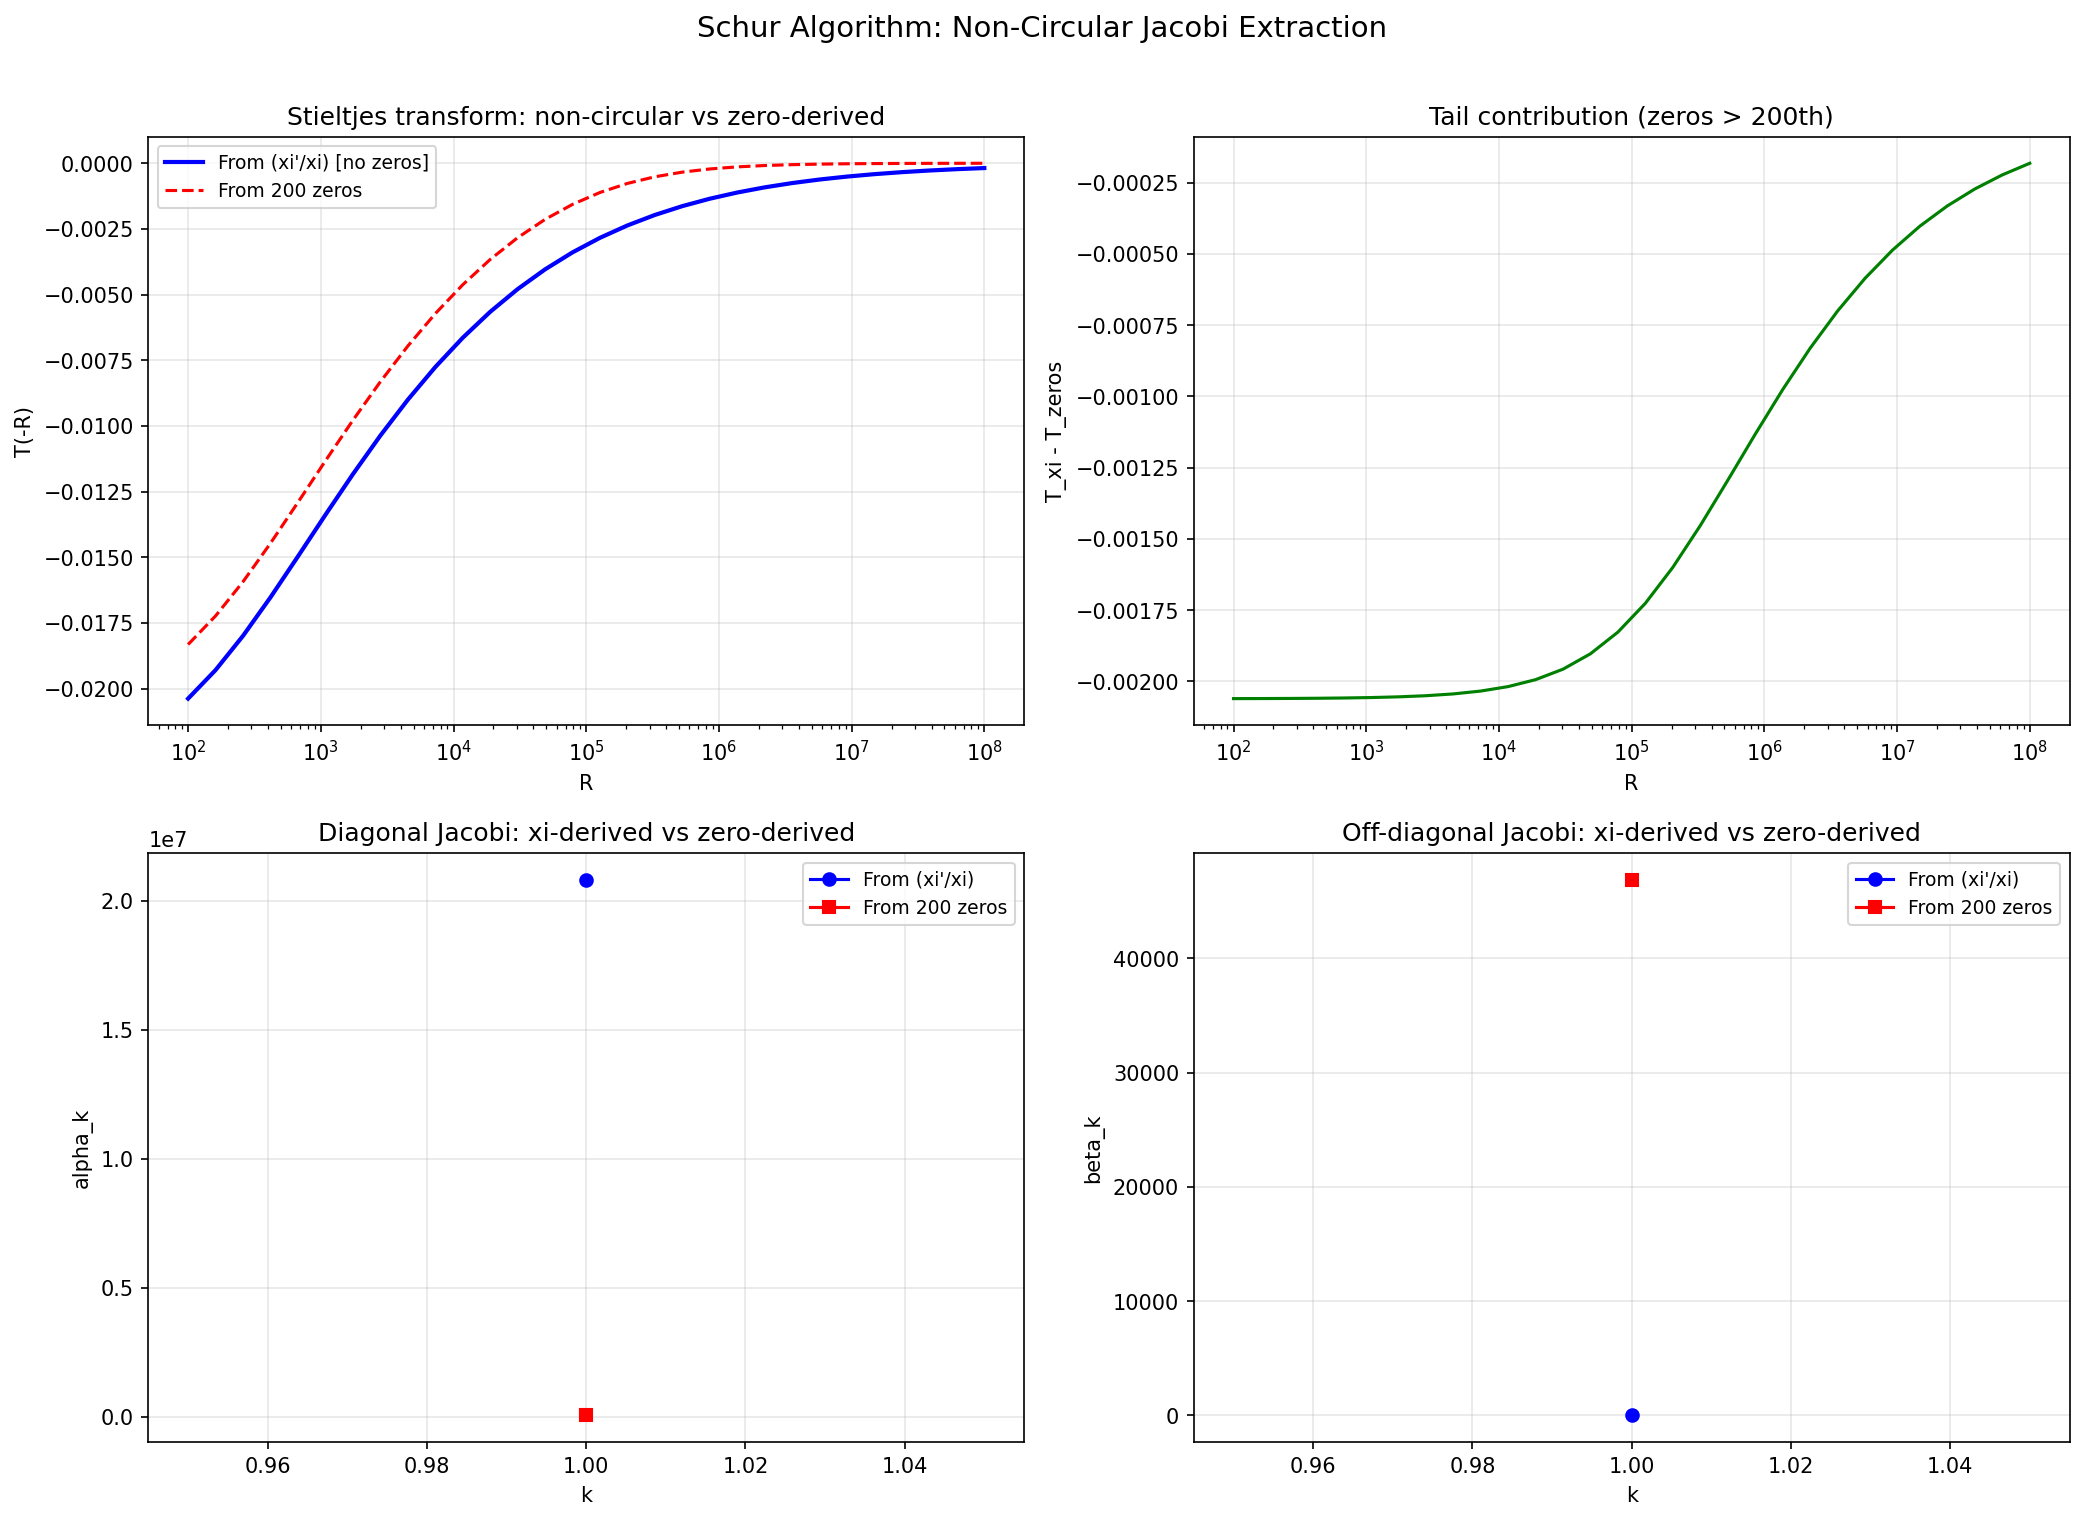

This chart was generated by the following Python code:
"""Schur algorithm: extract Jacobi parameters from (xi'/xi).

NON-CIRCULAR pipeline:
  mpmath.zeta (definition, no zeros) -> (xi'/xi)(s) -> T(w) -> Schur -> {alpha_k, beta_k}

T(w) = Stieltjes transform of the squared-zero measure:
  T(w) = sum_n 1/(w - gamma_n^2)

At w = -R (negative real axis, R > 0):
  T(-R) = 1/(2*sqrt(R)) * (xi'/xi)(1/2 - sqrt(R))

The Schur algorithm extracts the J-fraction coefficients:
  T(w) = N / (w - alpha_1 - beta_1^2 / (w - alpha_2 - beta_2^2 / ...))

where N = total number of zeros (infinite, but we work with the partial fraction).

For the NORMALIZED measure (divide by N):
  T_norm(w) = 1 / (w - alpha_1 - beta_1^2 / (w - alpha_2 - ...))
"""

import numpy as np
import mpmath
import matplotlib
matplotlib.use('Agg')
import matplotlib.pyplot as plt
import json
import time


def xi_log_deriv(s, dps=50):
    """Compute (xi'/xi)(s) via mpmath. NON-CIRCULAR.

    xi(s) = (1/2)*s*(s-1)*pi^{-s/2}*Gamma(s/2)*zeta(s)

    Uses mpmath's built-in zeta (Euler product + functional equation).
    """
    with mpmath.workdps(dps):
        s = mpmath.mpc(s)

        def xi_func(s_val):
            return (s_val * (s_val - 1) / 2
                    * mpmath.power(mpmath.pi, -s_val/2)
                    * mpmath.gamma(s_val/2)
                    * mpmath.zeta(s_val))

        xi_val = xi_func(s)
        xi_deriv = mpmath.diff(xi_func, s)

        if abs(xi_val) < mpmath.mpf(10)**(-dps + 5):
            return complex(mpmath.mpf('nan'))

        return complex(xi_deriv / xi_val)


def T_from_xi(R, dps=50):
    """Compute T(-R) from (xi'/xi). NON-CIRCULAR.

    T(-R) = 1/(2*sqrt(R)) * (xi'/xi)(1/2 - sqrt(R))
    """
    with mpmath.workdps(dps):
        sqrt_R = mpmath.sqrt(mpmath.mpf(str(R)))
        s = mpmath.mpf('0.5') - sqrt_R

        xld = xi_log_deriv(s, dps=dps)
        if np.isnan(xld.real):
            return float('nan')

        return float(mpmath.re(mpmath.mpc(xld) / (2 * sqrt_R)))


def T_from_zeros(R, gammas):
    """Compute T(-R) from known zeros. FOR VERIFICATION ONLY."""
    return np.sum(-1.0 / (R + gammas**2))


def schur_algorithm(T_func, R_values, n_levels, dps=50):
    """Schur algorithm: extract J-fraction coefficients from T(w) on negative real axis.

    T(w) for the normalized measure satisfies:
      T(w) = 1 / (w - alpha_1 - beta_1^2 * T_1(w))

    where T_1 is the "Schur complement" satisfying the same structure.

    At w = -R for large R:
      T(-R) ~ -1/R  (for normalized measure with mass 1)

    Extraction:
      alpha_1 = lim_{R->inf} [-R - 1/T(-R)]
      Practically: fit -R - 1/T(-R) as a function of 1/R and extrapolate.

    Then: T_1(-R) = [T(-R)^{-1} - (-R - alpha_1)] / (-beta_1^2)
    where beta_1^2 = lim_{R->inf} R * [T(-R)^{-1} - (-R - alpha_1)]  ... needs care.
    """
    alphas = []
    betas = []

    # Start with T_current = T (the input function)
    # We store T values at each R
    T_current = np.array([T_func(R) for R in R_values])

    print(f"  Initial T(-R) values:")
    for i in range(0, len(R_values), max(1, len(R_values)//5)):
        print(f"    R={R_values[i]:>12.1f}  T={T_current[i]:>15.10f}")

    for level in range(n_levels):
        # Extract alpha_k from the large-R behavior of -R - 1/T(-R)
        # For T(-R) = 1/(-R - alpha - beta^2 * T_next(-R)):
        #   1/T(-R) = -R - alpha - beta^2 * T_next(-R)
        #   -R - 1/T(-R) = alpha + beta^2 * T_next(-R)
        # For large R: T_next(-R) ~ -1/R, so:
        #   -R - 1/T(-R) ~ alpha - beta^2/R
        # Linear in 1/R: intercept = alpha, slope = -beta^2

        inv_T = 1.0 / T_current
        f_R = -R_values - inv_T  # This should approach alpha + beta^2/R

        # Use the largest R values for the fit
        n_fit = min(len(R_values), 8)
        idx_large = np.argsort(R_values)[-n_fit:]  # largest R indices

        x_fit = 1.0 / R_values[idx_large]
        y_fit = f_R[idx_large]

        # Linear fit: y = alpha + (-beta^2) * x
        if len(x_fit) >= 2:
            coeffs = np.polyfit(x_fit, y_fit, 1)
            alpha_k = coeffs[1]  # intercept
            neg_beta_sq = coeffs[0]  # slope = -beta^2
            beta_sq = -neg_beta_sq
        else:
            alpha_k = y_fit[0]
            beta_sq = 0.0

        alphas.append(float(alpha_k))

        if level < n_levels - 1:
            betas.append(float(np.sqrt(max(beta_sq, 0))))

            # Compute T_next
            residual = inv_T - (-R_values - alpha_k)
            # residual = -beta^2 * T_next(-R)
            if beta_sq > 1e-30:
                T_next = residual / (-beta_sq)
            else:
                T_next = np.zeros_like(T_current)
                break

            # Check for numerical breakdown
            if np.any(np.isnan(T_next)) or np.any(np.isinf(T_next)):
                print(f"  Level {level+1}: numerical breakdown")
                break

            T_current = T_next

        print(f"  Level {level+1}: alpha={alpha_k:.4f}"
              + (f", beta={np.sqrt(max(beta_sq,0)):.4f}" if level < n_levels-1 else ""))

    return np.array(alphas), np.array(betas)


def run_schur():
    """Main: Schur algorithm to extract Jacobi params non-circularly."""

    print("=" * 70)
    print("SCHUR ALGORITHM: JACOBI PARAMS FROM (xi'/xi)")
    print("=" * 70)
    print("  Pipeline: mpmath.zeta -> (xi'/xi) -> T(w) -> Schur -> {alpha, beta}")
    print("  NO ZEROS USED in the extraction.")

    all_zeros = np.load('_zeros_200.npy')

    # Step 1: Verify T(-R) from xi'/xi matches T(-R) from zeros
    print("\n[1/3] Verifying T(-R): xi-derived vs zero-derived")

    R_test = [100, 1000, 10000, 100000, 1000000]
    dps = 50

    print(f"\n  {'R':>10}  {'T_xi':>18}  {'T_zeros(200)':>18}  {'diff':>12}")
    for R in R_test:
        t_xi = T_from_xi(R, dps=dps)
        t_z = T_from_zeros(R, all_zeros)
        diff = t_xi - t_z
        print(f"  {R:>10}  {t_xi:>18.12f}  {t_z:>18.12f}  {diff:>12.4e}")

    print("\n  Note: diff comes from zeros beyond N=200 (tail of infinite sum)")

    # Step 2: Run Schur algorithm on xi-derived T(-R)
    print("\n[2/3] Schur algorithm (from xi'/xi, non-circular)")

    # Use log-spaced R values for good conditioning
    R_values = np.logspace(2, 8, 30)  # R from 100 to 10^8

    print(f"  Evaluating T(-R) at {len(R_values)} points via (xi'/xi)...")
    t0 = time.time()
    T_xi_values = np.array([T_from_xi(R, dps=dps) for R in R_values])
    elapsed = time.time() - t0
    print(f"  Done in {elapsed:.1f}s")

    # Normalize: the total "mass" is sum_n 1 = infinity for all zeros.
    # For the first N zeros, T ~ -N/R for large R.
    # From xi: T includes ALL zeros, so T ~ -N(T_max)/R is unclear.
    # Let's check what "N" the xi-derived T gives.
    N_est = -T_xi_values[-1] * R_values[-1]  # T(-R) ~ -N/R for large R
    print(f"  Estimated N from large-R limit: {N_est:.1f}")
    print(f"  (This is the effective number of zeros contributing)")

    # Normalize T by N_est so the measure has mass 1
    T_normalized = T_xi_values / N_est

    print(f"\n  Running Schur extraction (normalized T)...")
    n_levels = 10
    alphas_xi, betas_xi = schur_algorithm(
        lambda R: T_from_xi(R, dps=dps) / N_est,
        R_values, n_levels, dps=dps)

    # Step 3: Compare with Jacobi params from known zeros
    print(f"\n[3/3] Comparison with zero-derived Jacobi params")

    # Compute Jacobi matrix of squared zeros directly
    from jacobi_zeta_v2 import lanczos_full_reorth, verify_jacobi
    gammas = all_zeros[:200]
    w = gammas**2  # squared zeros
    w_sorted = np.sort(w)
    w_centered = w_sorted - np.mean(w_sorted)

    # Normalize
    a_z, b_z = lanczos_full_reorth(w_sorted / np.mean(w_sorted))
    err = verify_jacobi(a_z, b_z, np.sort(w_sorted / np.mean(w_sorted)))
    print(f"  Zero-derived Jacobi (N=200 squared zeros): err={err:.2e}")

    # Also do unnormalized
    a_z_raw, b_z_raw = lanczos_full_reorth(w_sorted)
    err_raw = verify_jacobi(a_z_raw, b_z_raw, w_sorted)
    print(f"  Zero-derived Jacobi (raw squared zeros): err={err_raw:.2e}")

    n_compare = min(len(alphas_xi), len(a_z_raw))
    print(f"\n  {'level':>6}  {'alpha_xi':>14}  {'alpha_zeros':>14}  {'beta_xi':>14}  {'beta_zeros':>14}")
    print(f"  {'-'*6}  {'-'*14}  {'-'*14}  {'-'*14}  {'-'*14}")
    for k in range(n_compare):
        a_xi = alphas_xi[k] if k < len(alphas_xi) else float('nan')
        a_zr = a_z_raw[k]
        b_xi = betas_xi[k] if k < len(betas_xi) else float('nan')
        b_zr = b_z_raw[k] if k < len(b_z_raw) else float('nan')
        print(f"  {k+1:>6}  {a_xi:>14.4f}  {a_zr:>14.4f}  {b_xi:>14.4f}  {b_zr:>14.4f}")

    # Key question: do the xi-derived params match the zero-derived ones?
    # They WON'T match exactly because:
    # - xi-derived uses ALL zeros (infinite), zero-derived uses N=200
    # - Different normalization
    # But the STRUCTURE should be similar.

    # -- Plots --
    fig, axes = plt.subplots(2, 2, figsize=(14, 10))

    # (0,0) T(-R) comparison
    ax = axes[0, 0]
    T_zero_vals = np.array([T_from_zeros(R, all_zeros) for R in R_values])
    ax.semilogx(R_values, T_xi_values, 'b-', linewidth=2, label='From (xi\'/xi) [no zeros]')
    ax.semilogx(R_values, T_zero_vals, 'r--', linewidth=1.5, label='From 200 zeros')
    ax.set_xlabel('R')
    ax.set_ylabel('T(-R)')
    ax.set_title('Stieltjes transform: non-circular vs zero-derived')
    ax.legend(fontsize=9)
    ax.grid(True, alpha=0.3)

    # (0,1) Difference (tail contribution)
    ax = axes[0, 1]
    diff = T_xi_values - T_zero_vals
    ax.semilogx(R_values, diff, 'g-', linewidth=1.5)
    ax.set_xlabel('R')
    ax.set_ylabel('T_xi - T_zeros')
    ax.set_title('Tail contribution (zeros > 200th)')
    ax.grid(True, alpha=0.3)

    # (1,0) Extracted alpha_k
    ax = axes[1, 0]
    ks = np.arange(1, len(alphas_xi)+1)
    ax.plot(ks, alphas_xi, 'bo-', markersize=6, linewidth=1.5, label='From (xi\'/xi)')
    if len(a_z_raw) >= len(ks):
        ax.plot(ks, a_z_raw[:len(ks)], 'rs-', markersize=6, linewidth=1.5, label='From 200 zeros')
    ax.set_xlabel('k')
    ax.set_ylabel('alpha_k')
    ax.set_title('Diagonal Jacobi: xi-derived vs zero-derived')
    ax.legend(fontsize=9)
    ax.grid(True, alpha=0.3)

    # (1,1) Extracted beta_k
    ax = axes[1, 1]
    ks_b = np.arange(1, len(betas_xi)+1)
    ax.plot(ks_b, betas_xi, 'bo-', markersize=6, linewidth=1.5, label='From (xi\'/xi)')
    if len(b_z_raw) >= len(ks_b):
        ax.plot(ks_b, b_z_raw[:len(ks_b)], 'rs-', markersize=6, linewidth=1.5, label='From 200 zeros')
    ax.set_xlabel('k')
    ax.set_ylabel('beta_k')
    ax.set_title('Off-diagonal Jacobi: xi-derived vs zero-derived')
    ax.legend(fontsize=9)
    ax.grid(True, alpha=0.3)

    fig.suptitle('Schur Algorithm: Non-Circular Jacobi Extraction', fontsize=14, y=1.01)
    plt.tight_layout()
    fig.savefig('jacobi_schur.png', dpi=150, bbox_inches='tight')
    print("\n  Saved: jacobi_schur.png")
    plt.close(fig)

    save_data = {
        'alphas_xi': alphas_xi.tolist(),
        'betas_xi': betas_xi.tolist(),
        'N_estimated': float(N_est),
        'R_values': R_values.tolist(),
        'T_xi': T_xi_values.tolist(),
    }
    with open('jacobi_schur.json', 'w') as f:
        json.dump(save_data, f, indent=2)
    print("  Saved: jacobi_schur.json")


if __name__ == '__main__':
    run_schur()
